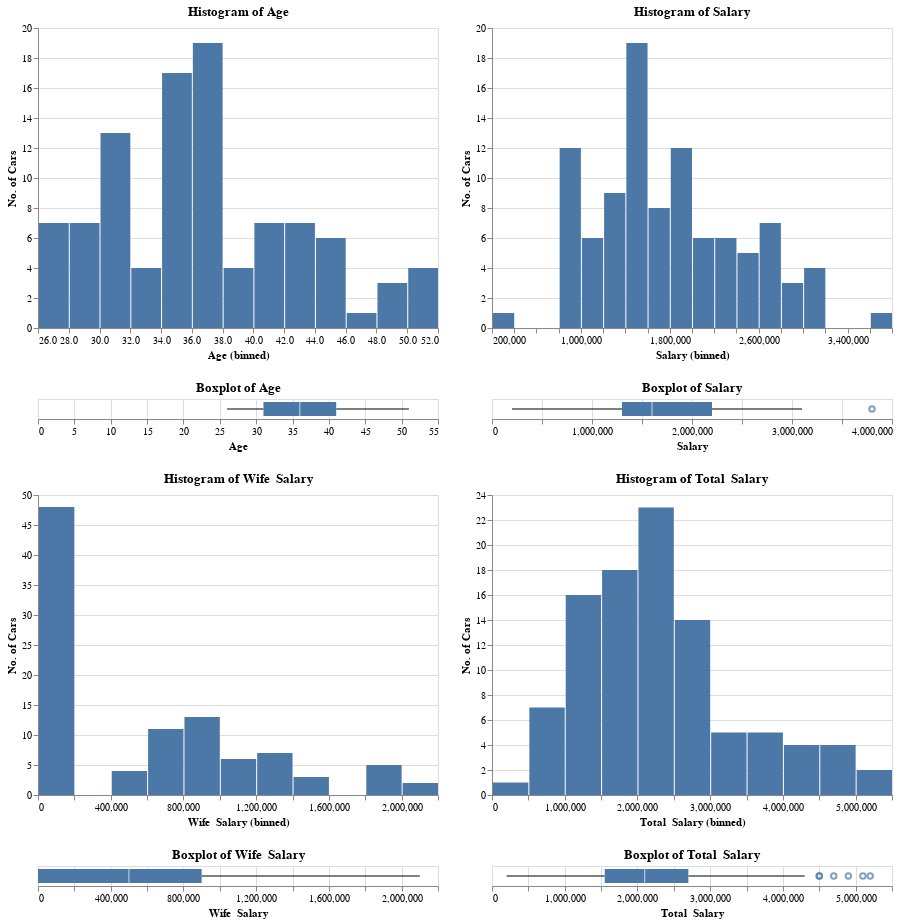

Write notebook code for a chart like this one.
### Code cell
(altair_dist(df, 'Age') | altair_dist(df, 'Salary')) &\
(altair_dist(df, 'Wife Salary') | altair_dist(df, 'Total Salary'))

### Figure 1 — Vega-Lite specification as saved in the notebook (floating-point values rounded to 4 significant figures)
{"config": {"view": {"continuousWidth": 400, "continuousHeight": 300}}, "vconcat": [{"hconcat": [{"vconcat": [{"mark": "bar", "encoding": {"x": {"bin": {"maxbins": 20}, "field": "Age", "title": "Age (binned)", "type": "quantitative"}, "y": {"aggregate": "count", "title": "No. of Cars", "type": "quantitative"}}, "title": "Histogram of Age"}, {"mark": "boxplot", "encoding": {"x": {"field": "Age", "title": "Age", "type": "quantitative"}}, "title": "Boxplot of Age"}]}, {"vconcat": [{"mark": "bar", "encoding": {"x": {"bin": {"maxbins": 20}, "field": "Salary", "title": "Salary (binned)", "type": "quantitative"}, "y": {"aggregate": "count", "title": "No. of Cars", "type": "quantitative"}}, "title": "Histogram of Salary"}, {"mark": "boxplot", "encoding": {"x": {"field": "Salary", "title": "Salary", "type": "quantitative"}}, "title": "Boxplot of Salary"}]}]}, {"hconcat": [{"vconcat": [{"mark": "bar", "encoding": {"x": {"bin": {"maxbins": 20}, "field": "Wife Salary", "title": "Wife  Salary (binned)", "type": "quantitative"}, "y": {"aggregate": "count", "title": "No. of Cars", "type": "quantitative"}}, "title": "Histogram of Wife  Salary"}, {"mark": "boxplot", "encoding": {"x": {"field": "Wife Salary", "title": "Wife  Salary", "type": "quantitative"}}, "title": "Boxplot of Wife  Salary"}]}, {"vconcat": [{"mark": "bar", "encoding": {"x": {"bin": {"maxbins": 20}, "field": "Total Salary", "title": "Total  Salary (binned)", "type": "quantitative"}, "y": {"aggregate": "count", "title": "No. of Cars", "type": "quantitative"}}, "title": "Histogram of Total  Salary"}, {"mark": "boxplot", "encoding": {"x": {"field": "Total Salary", "title": "Total  Salary", "type": "quantitative"}}, "title": "Boxplot of Total  Salary"}]}]}], "data": {"name": "data-0f4fa1c2da9eaa6db786f578a4d00b9c"}, "$schema": "https://vega.github.io/schema/vega-lite/v4.17.0.json", "datasets": {"data-0f4fa1c2da9eaa6db786f578a4d00b9c": [{"Age": 27, "Profession": "Salaried", "Marrital Status": "Single", "Education": "Post Graduate", "No of Dependents": 0, "Personal loan": "Yes", "House Loan": "No", "Wife Working": "No", "Salary": 800000, "Wife Salary": 0, "Total Salary": 800000, "Make": "i20", "Price": 800000}, {"Age": 35, "Profession": "Salaried", "Marrital Status": "Married", "Education": "Post Graduate", "No of Dependents": 2, "Personal loan": "Yes", "House Loan": "Yes", "Wife Working": "Yes", "Salary": 1400000, "Wife Salary": 600000, "Total Salary": 2000000, "Make": "Ciaz", "Price": 1000000}, {"Age": 45, "Profession": "Business", "Marrital Status": "Married", "Education": "Graduate", "No of Dependents": 4, "Personal loan": "Yes", "House Loan": "Yes", "Wife Working": "No", "Salary": 1800000, "Wife Salary": 0, "Total Salary": 1800000, "Make": "Duster", "Price": 1200000}, {"Age": 41, "Profession": "Business", "Marrital Status": "Married", "Education": "Post Graduate", "No of Dependents": 3, "Personal loan": "No", "House Loan": "No", "Wife Working": "Yes", "Salary": 1600000, "Wife Salary": 600000, "Total Salary": 2200000, "Make": "City", "Price": 1200000}, {"Age": 31, "Profession": "Salaried", "Marrital Status": "Married", "Education": "Post Graduate", "No of Dependents": 2, "Personal loan": "Yes", "House Loan": "No", "Wife Working": "Yes", "Salary": 1800000, "Wife Salary": 800000, "Total Salary": 2600000, "Make": "SUV", "Price": 1600000}, {"Age": 28, "Profession": "Salaried", "Marrital Status": "Married", "Education": "Graduate", "No of Dependents": 3, "Personal loan": "Yes", "House Loan": "Yes", "Wife Working": "No", "Salary": 900000, "Wife Salary": 0, "Total Salary": 900000, "Make": "Baleno", "Price": 700000}, {"Age": 31, "Profession": "Salaried", "Marrital Status": "Married", "Education": "Graduate", "No of Dependents": 4, "Personal loan": "No", "House Loan": "No", "Wife Working": "Yes", "Salary": 1200000, "Wife Salary": 600000, "Total Salary": 1800000, "Make": "City", "Price": 1200000}, {"Age": 33, "Profession": "Business", "Marrital Status": "Married", "Education": "Post Graduate", "No of Dependents": 4, "Personal loan": "No", "House Loan": "No", "Wife Working": "No", "Salary": 1400000, "Wife Salary": 0, "Total Salary": 1400000, "Make": "Baleno", "Price": 700000}, {"Age": 34, "Profession": "Business", "Marrital Status": "Married", "Education": "Post Graduate", "No of Dependents": 4, "Personal loan": "No", "House Loan": "No", "Wife Working": "No", "Salary": 2000000, "Wife Salary": 0, "Total Salary": 2000000, "Make": "Verna", "Price": 1100000}, {"Age": 34, "Profession": "Salaried", "Marrital Status": "Married", "Education": "Graduate", "No of Dependents": 3, "Personal loan": "Yes", "House Loan": "Yes", "Wife Working": "Yes", "Salary": 1200000, "Wife Salary": 700000, "Total Salary": 1900000, "Make": "i20", "Price": 800000}, {"Age": 35, "Profession": "Salaried", "Marrital Status": "Married", "Education": "Post Graduate", "No of Dependents": 4, "Personal loan": "No", "House Loan": "No", "Wife Working": "Yes", "Salary": 1300000, "Wife Salary": 700000, "Total Salary": 2000000, "Make": "SUV", "Price": 1600000}, {"Age": 35, "Profession": "Salaried", "Marrital Status": "Married", "Education": "Graduate", "No of Dependents": 4, "Personal loan": "Yes", "House Loan": "Yes", "Wife Working": "No", "Salary": 1400000, "Wife Salary": 0, "Total Salary": 1400000, "Make": "Baleno", "Price": 700000}, {"Age": 29, "Profession": "Salaried", "Marrital Status": "Married", "Education": "Post Graduate", "No of Dependents": 0, "Personal loan": "No", "House Loan": "No", "Wife Working": "Yes", "Salary": 900000, "Wife Salary": 800000, "Total Salary": 1700000, "Make": "Verna", "Price": 110000}, {"Age": 30, "Profession": "Business", "Marrital Status": "Single", "Education": "Post Graduate", "No of Dependents": 2, "Personal loan": "Yes", "House Loan": "No", "Wife Working": "No", "Salary": 1400000, "Wife Salary": 0, "Total Salary": 1400000, "Make": "i20", "Price": 800000}, {"Age": 31, "Profession": "Business", "Marrital Status": "Married", "Education": "Graduate", "No of Dependents": 3, "Personal loan": "Yes", "House Loan": "Yes", "Wife Working": "Yes", "Salary": 900000, "Wife Salary": 400000, "Total Salary": 1300000, "Make": "Baleno", "Price": 700000}, {"Age": 49, "Profession": "Salaried", "Marrital Status": "Married", "Education": "Post Graduate", "No of Dependents": 4, "Personal loan": "No", "House Loan": "No", "Wife Working": "Yes", "Salary": 2500000, "Wife Salary": 2000000, "Total Salary": 4500000, "Make": "Luxuray", "Price": 3000000}, {"Age": 26, "Profession": "Salaried", "Marrital Status": "Single", "Education": "Post Graduate", "No of Dependents": 0, "Personal loan": "No", "House Loan": "No", "Wife Working": "No", "Salary": 800000, "Wife Salary": 0, "Total Salary": 800000, "Make": "i20", "Price": 800000}, {"Age": 27, "Profession": "Salaried", "Marrital Status": "Single", "Education": "Graduate", "No of Dependents": 0, "Personal loan": "Yes", "House Loan": "No", "Wife Working": "Yes", "Salary": 800000, "Wife Salary": 0, "Total Salary": 800000, "Make": "Baleno", "Price": 700000}, {"Age": 29, "Profession": "Salaried", "Marrital Status": "Single", "Education": "Post Graduate", "No of Dependents": 2, "Personal loan": "No", "House Loan": "No", "Wife Working": "No", "Salary": 900000, "Wife Salary": 0, "Total Salary": 900000, "Make": "City", "Price": 1200000}, {"Age": 30, "Profession": "Salaried", "Marrital Status": "Married", "Education": "Graduate", "No of Dependents": 0, "Personal loan": "No", "House Loan": "No", "Wife Working": "Yes", "Salary": 800000, "Wife Salary": 500000, "Total Salary": 1300000, "Make": "Baleno", "Price": 700000}, {"Age": 37, "Profession": "Salaried", "Marrital Status": "Married", "Education": "Post Graduate", "No of Dependents": 3, "Personal loan": "No", "House Loan": "Yes", "Wife Working": "Yes", "Salary": 1700000, "Wife Salary": 800000, "Total Salary": 2500000, "Make": "City", "Price": 1200000}, {"Age": 35, "Profession": "Business", "Marrital Status": "Married", "Education": "Graduate", "No of Dependents": 3, "Personal loan": "No", "House Loan": "Yes", "Wife Working": "Yes", "Salary": 1100000, "Wife Salary": 800000, "Total Salary": 1900000, "Make": "i20", "Price": 800000}, {"Age": 36, "Profession": "Business", "Marrital Status": "Married", "Education": "Graduate", "No of Dependents": 3, "Personal loan": "No", "House Loan": "No", "Wife Working": "Yes", "Salary": 1400000, "Wife Salary": 1000000, "Total Salary": 2400000, "Make": "SUV", "Price": 1600000}, {"Age": 35, "Profession": "Business", "Marrital Status": "Married", "Education": "Post Graduate", "No of Dependents": 4, "Personal loan": "No", "House Loan": "No", "Wife Working": "Yes", "Salary": 900000, "Wife Salary": 500000, "Total Salary": 1400000, "Make": "Baleno", "Price": 700000}, {"Age": 35, "Profession": "Salaried", "Marrital Status": "Married", "Education": "Graduate", "No of Dependents": 3, "Personal loan": "Yes", "House Loan": "No", "Wife Working": "Yes", "Salary": 1400000, "Wife Salary": 600000, "Total Salary": 2000000, "Make": "Ciaz", "Price": 1100000}, {"Age": 35, "Profession": "Salaried", "Marrital Status": "Married", "Education": "Graduate", "No of Dependents": 2, "Personal loan": "No", "House Loan": "No", "Wife Working": "Yes", "Salary": 1800000, "Wife Salary": 1100000, "Total Salary": 2900000, "Make": "SUV", "Price": 1600000}, {"Age": 35, "Profession": "Salaried", "Marrital Status": "Married", "Education": "Post Graduate", "No of Dependents": 4, "Personal loan": "Yes", "House Loan": "Yes", "Wife Working": "No", "Salary": 1300000, "Wife Salary": 0, "Total Salary": 1300000, "Make": "Baleno", "Price": 700000}, {"Age": 36, "Profession": "Business", "Marrital Status": "Married", "Education": "Graduate", "No of Dependents": 3, "Personal loan": "No", "House Loan": "No", "Wife Working": "No", "Salary": 1600000, "Wife Salary": 0, "Total Salary": 1600000, "Make": "i20", "Price": 800000}, {"Age": 36, "Profession": "Salaried", "Marrital Status": "Married", "Education": "Post Graduate", "No of Dependents": 3, "Personal loan": "Yes", "House Loan": "Yes", "Wife Working": "Yes", "Salary": 1700000, "Wife Salary": 900000, "Total Salary": 2600000, "Make": "Verna", "Price": 1200000}, {"Age": 36, "Profession": "Salaried", "Marrital Status": "Married", "Education": "Post Graduate", "No of Dependents": 2, "Personal loan": "No", "House Loan": "No", "Wife Working": "Yes", "Salary": 1800000, "Wife Salary": 900000, "Total Salary": 2700000, "Make": "SUV", "Price": 1600000}, {"Age": 41, "Profession": "Business", "Marrital Status": "Married", "Education": "Graduate", "No of Dependents": 3, "Personal loan": "No", "House Loan": "No", "Wife Working": "No", "Salary": 1100000, "Wife Salary": 0, "Total Salary": 1100000, "Make": "Baleno", "Price": 700000}, {"Age": 41, "Profession": "Salaried", "Marrital Status": "Married", "Education": "Graduate", "No of Dependents": 3, "Personal loan": "No", "House Loan": "No", "Wife Working": "Yes", "Salary": 1400000, "Wife Salary": 700000, "Total Salary": 2100000, "Make": "Duster", "Price": 1300000}, {"Age": 41, "Profession": "Salaried", "Marrital Status": "Married", "Education": "Post Graduate", "No of Dependents": 4, "Personal loan": "No", "House Loan": "Yes", "Wife Working": "Yes", "Salary": 1900000, "Wife Salary": 1100000, "Total Salary": 3000000, "Make": "Creata", "Price": 1500000}, {"Age": 43, "Profession": "Business", "Marrital Status": "Married", "Education": "Graduate", "No of Dependents": 3, "Personal loan": "No", "House Loan": "No", "Wife Working": "Yes", "Salary": 1300000, "Wife Salary": 900000, "Total Salary": 2200000, "Make": "Creata", "Price": 1500000}, {"Age": 42, "Profession": "Salaried", "Marrital Status": "Married", "Education": "Graduate", "No of Dependents": 4, "Personal loan": "Yes", "House Loan": "Yes", "Wife Working": "No", "Salary": 2100000, "Wife Salary": 0, "Total Salary": 2100000, "Make": "Ciaz", "Price": 1100000}, {"Age": 42, "Profession": "Salaried", "Marrital Status": "Married", "Education": "Post Graduate", "No of Dependents": 3, "Personal loan": "No", "House Loan": "No", "Wife Working": "Yes", "Salary": 2400000, "Wife Salary": 1300000, "Total Salary": 3700000, "Make": "SUV", "Price": 1600000}, {"Age": 29, "Profession": "Business", "Marrital Status": "Married", "Education": "Post Graduate", "No of Dependents": 0, "Personal loan": "No", "House Loan": "No", "Wife Working": "Yes", "Salary": 900000, "Wife Salary": 700000, "Total Salary": 1600000, "Make": "City", "Price": 1200000}, {"Age": 30, "Profession": "Salaried", "Marrital Status": "Married", "Education": "Post Graduate", "No of Dependents": 0, "Personal loan": "No", "House Loan": "No", "Wife Working": "Yes", "Salary": 1300000, "Wife Salary": 800000, "Total Salary": 2100000, "Make": "Creata", "Price": 1500000}, {"Age": 30, "Profession": "Business", "Marrital Status": "Single", "Education": "Post Graduate", "No of Dependents": 0, "Personal loan": "No", "House Loan": "No", "Wife Working": "No", "Salary": 1400000, "Wife Salary": 0, "Total Salary": 1400000, "Make": "SUV", "Price": 1600000}, {"Age": 31, "Profession": "Salaried", "Marrital Status": "Married", "Education": "Graduate", "No of Dependents": 0, "Personal loan": "No", "House Loan": "No", "Wife Working": "Yes", "Salary": 1400000, "Wife Salary": 800000, "Total Salary": 2200000, "Make": "Ciaz", "Price": 1100000}, {"Age": 31, "Profession": "Business", "Marrital Status": "Married", "Education": "Post Graduate", "No of Dependents": 3, "Personal loan": "Yes", "House Loan": "Yes", "Wife Working": "Yes", "Salary": 1100000, "Wife Salary": 600000, "Total Salary": 1700000, "Make": "i20", "Price": 800000}, {"Age": 32, "Profession": "Business", "Marrital Status": "Married", "Education": "Post Graduate", "No of Dependents": 0, "Personal loan": "No", "House Loan": "No", "Wife Working": "No", "Salary": 1400000, "Wife Salary": 0, "Total Salary": 1400000, "Make": "Ciaz", "Price": 1100000}, {"Age": 32, "Profession": "Salaried", "Marrital Status": "Married", "Education": "Graduate", "No of Dependents": 0, "Personal loan": "No", "House Loan": "No", "Wife Working": "Yes", "Salary": 1600000, "Wife Salary": 800000, "Total Salary": 2400000, "Make": "SUV", "Price": 1600000}, {"Age": 34, "Profession": "Salaried", "Marrital Status": "Married", "Education": "Post Graduate", "No of Dependents": 3, "Personal loan": "No", "House Loan": "No", "Wife Working": "Yes", "Salary": 1400000, "Wife Salary": 900000, "Total Salary": 2300000, "Make": "Duster", "Price": 1300000}, {"Age": 34, "Profession": "Salaried", "Marrital Status": "Married", "Education": "Post Graduate", "No of Dependents": 2, "Personal loan": "Yes", "House Loan": "Yes", "Wife Working": "No", "Salary": 1600000, "Wife Salary": 0, "Total Salary": 1600000, "Make": "i20", "Price": 800000}, {"Age": 34, "Profession": "Salaried", "Marrital Status": "Married", "Education": "Graduate", "No of Dependents": 3, "Personal loan": "No", "House Loan": "Yes", "Wife Working": "Yes", "Salary": 2200000, "Wife Salary": 1400000, "Total Salary": 3600000, "Make": "Creata", "Price": 1500000}, {"Age": 36, "Profession": "Business", "Marrital Status": "Married", "Education": "Graduate", "No of Dependents": 4, "Personal loan": "No", "House Loan": "No", "Wife Working": "No", "Salary": 200000, "Wife Salary": 0, "Total Salary": 200000, "Make": "Ciaz", "Price": 1100000}, {"Age": 36, "Profession": "Business", "Marrital Status": "Married", "Education": "Graduate", "No of Dependents": 2, "Personal loan": "No", "House Loan": "Yes", "Wife Working": "Yes", "Salary": 1500000, "Wife Salary": 1100000, "Total Salary": 2600000, "Make": "Duster", "Price": 1300000}, {"Age": 36, "Profession": "Salaried", "Marrital Status": "Married", "Education": "Post Graduate", "No of Dependents": 2, "Personal loan": "No", "House Loan": "Yes", "Wife Working": "Yes", "Salary": 1100000, "Wife Salary": 500000, "Total Salary": 1600000, "Make": "i20", "Price": 800000}, {"Age": 36, "Profession": "Salaried", "Marrital Status": "Married", "Education": "Graduate", "No of Dependents": 3, "Personal loan": "Yes", "House Loan": "No", "Wife Working": "Yes", "Salary": 2200000, "Wife Salary": 900000, "Total Salary": 3100000, "Make": "Creata", "Price": 1500000}, {"Age": 49, "Profession": "Business", "Marrital Status": "Married", "Education": "Post Graduate", "No of Dependents": 4, "Personal loan": "No", "House Loan": "No", "Wife Working": "No", "Salary": 2000000, "Wife Salary": 0, "Total Salary": 2000000, "Make": "Duster", "Price": 1300000}, {"Age": 49, "Profession": "Salaried", "Marrital Status": "Married", "Education": "Post Graduate", "No of Dependents": 3, "Personal loan": "No", "House Loan": "No", "Wife Working": "Yes", "Salary": 2500000, "Wife Salary": 1800000, "Total Salary": 4300000, "Make": "SUV", "Price": 1600000}, {"Age": 44, "Profession": "Salaried", "Marrital Status": "Married", "Education": "Post Graduate", "No of Dependents": 4, "Personal loan": "No", "House Loan": "No", "Wife Working": "No", "Salary": 2700000, "Wife Salary": 0, "Total Salary": 2700000, "Make": "SUV", "Price": 1600000}, {"Age": 44, "Profession": "Business", "Marrital Status": "Married", "Education": "Post Graduate", "No of Dependents": 3, "Personal loan": "No", "House Loan": "No", "Wife Working": "Yes", "Salary": 2000000, "Wife Salary": 1800000, "Total Salary": 3800000, "Make": "Creata", "Price": 1500000}, {"Age": 41, "Profession": "Salaried", "Marrital Status": "Married", "Education": "Graduate", "No of Dependents": 2, "Personal loan": "No", "House Loan": "No", "Wife Working": "Yes", "Salary": 2900000, "Wife Salary": 1800000, "Total Salary": 4700000, "Make": "Luxuray", "Price": 3000000}, {"Age": 41, "Profession": "Salaried", "Marrital Status": "Married", "Education": "Post Graduate", "No of Dependents": 3, "Personal loan": "Yes", "House Loan": "Yes", "Wife Working": "No", "Salary": 3100000, "Wife Salary": 0, "Total Salary": 3100000, "Make": "Creata", "Price": 1500000}, {"Age": 41, "Profession": "Salaried", "Marrital Status": "Married", "Education": "Graduate", "No of Dependents": 3, "Personal loan": "No", "House Loan": "No", "Wife Working": "No", "Salary": 2600000, "Wife Salary": 0, "Total Salary": 2600000, "Make": "Ciaz", "Price": 1100000}, {"Age": 27, "Profession": "Salaried", "Marrital Status": "Single", "Education": "Post Graduate", "No of Dependents": 0, "Personal loan": "No", "House Loan": "No", "Wife Working": "No", "Salary": 1100000, "Wife Salary": 0, "Total Salary": 1100000, "Make": "Baleno", "Price": 700000}, {"Age": 27, "Profession": "Business", "Marrital Status": "Single", "Education": "Graduate", "No of Dependents": 0, "Personal loan": "No", "House Loan": "No", "Wife Working": "No", "Salary": 1200000, "Wife Salary": 0, "Total Salary": 1200000, "Make": "Ciaz", "Price": 1100000}, {"Age": 28, "Profession": "Salaried", "Marrital Status": "Single", "Education": "Graduate", "No of Dependents": 0, "Personal loan": "Yes", "House Loan": "No", "Wife Working": "No", "Salary": 900000, "Wife Salary": 0, "Total Salary": 900000, "Make": "Baleno", "Price": 700000}, {"Age": 28, "Profession": "Salaried", "Marrital Status": "Single", "Education": "Post Graduate", "No of Dependents": 0, "Personal loan": "No", "House Loan": "No", "Wife Working": "No", "Salary": 1400000, "Wife Salary": 0, "Total Salary": 1400000, "Make": "City", "Price": 1200000}, {"Age": 30, "Profession": "Salaried", "Marrital Status": "Single", "Education": "Post Graduate", "No of Dependents": 0, "Personal loan": "No", "House Loan": "No", "Wife Working": "No", "Salary": 1500000, "Wife Salary": 0, "Total Salary": 1500000, "Make": "Creata", "Price": 1500000}, {"Age": 31, "Profession": "Business", "Marrital Status": "Single", "Education": "Graduate", "No of Dependents": 0, "Personal loan": "No", "House Loan": "No", "Wife Working": "No", "Salary": 2000000, "Wife Salary": 0, "Total Salary": 2000000, "Make": "SUV", "Price": 1500000}, {"Age": 31, "Profession": "Salaried", "Marrital Status": "Married", "Education": "Post Graduate", "No of Dependents": 3, "Personal loan": "Yes", "House Loan": "Yes", "Wife Working": "No", "Salary": 1800000, "Wife Salary": 0, "Total Salary": 1800000, "Make": "Baleno", "Price": 700000}, {"Age": 31, "Profession": "Salaried", "Marrital Status": "Married", "Education": "Graduate", "No of Dependents": 2, "Personal loan": "No", "House Loan": "Yes", "Wife Working": "Yes", "Salary": 1400000, "Wife Salary": 700000, "Total Salary": 2100000, "Make": "Ciaz", "Price": 1100000}, {"Age": 39, "Profession": "Business", "Marrital Status": "Married", "Education": "Post Graduate", "No of Dependents": 3, "Personal loan": "No", "House Loan": "No", "Wife Working": "No", "Salary": 1600000, "Wife Salary": 0, "Total Salary": 1600000, "Make": "Baleno", "Price": 700000}, {"Age": 39, "Profession": "Business", "Marrital Status": "Married", "Education": "Graduate", "No of Dependents": 2, "Personal loan": "Yes", "House Loan": "Yes", "Wife Working": "Yes", "Salary": 2200000, "Wife Salary": 1400000, "Total Salary": 3600000, "Make": "Creata", "Price": 1500000}, {"Age": 39, "Profession": "Salaried", "Marrital Status": "Married", "Education": "Post Graduate", "No of Dependents": 2, "Personal loan": "No", "House Loan": "No", "Wife Working": "No", "Salary": 1900000, "Wife Salary": 0, "Total Salary": 1900000, "Make": "City", "Price": 1200000}, {"Age": 39, "Profession": "Salaried", "Marrital Status": "Married", "Education": "Post Graduate", "No of Dependents": 2, "Personal loan": "Yes", "House Loan": "Yes", "Wife Working": "Yes", "Salary": 2700000, "Wife Salary": 1300000, "Total Salary": 4000000, "Make": "Creata", "Price": 1500000}, {"Age": 37, "Profession": "Business", "Marrital Status": "Married", "Education": "Graduate", "No of Dependents": 3, "Personal loan": "No", "House Loan": "No", "Wife Working": "No", "Salary": 1700000, "Wife Salary": 0, "Total Salary": 1700000, "Make": "Verna", "Price": 1200000}, {"Age": 37, "Profession": "Business", "Marrital Status": "Married", "Education": "Post Graduate", "No of Dependents": 2, "Personal loan": "No", "House Loan": "No", "Wife Working": "Yes", "Salary": 1400000, "Wife Salary": 1300000, "Total Salary": 2700000, "Make": "Duster", "Price": 1500000}, {"Age": 37, "Profession": "Salaried", "Marrital Status": "Married", "Education": "Post Graduate", "No of Dependents": 2, "Personal loan": "No", "House Loan": "Yes", "Wife Working": "Yes", "Salary": 1900000, "Wife Salary": 1300000, "Total Salary": 3200000, "Make": "SUV", "Price": 1600000}, {"Age": 37, "Profession": "Salaried", "Marrital Status": "Married", "Education": "Graduate", "No of Dependents": 2, "Personal loan": "No", "House Loan": "No", "Wife Working": "No", "Salary": 1300000, "Wife Salary": 0, "Total Salary": 1300000, "Make": "Baleno", "Price": 700000}, {"Age": 35, "Profession": "Salaried", "Marrital Status": "Married", "Education": "Post Graduate", "No of Dependents": 0, "Personal loan": "No", "House Loan": "No", "Wife Working": "Yes", "Salary": 1400000, "Wife Salary": 1100000, "Total Salary": 2500000, "Make": "SUV", "Price": 1600000}, {"Age": 36, "Profession": "Business", "Marrital Status": "Married", "Education": "Graduate", "No of Dependents": 0, "Personal loan": "No", "House Loan": "No", "Wife Working": "Yes", "Salary": 1300000, "Wife Salary": 700000, "Total Salary": 2000000, "Make": "City", "Price": 1200000}, {"Age": 36, "Profession": "Salaried", "Marrital Status": "Married", "Education": "Post Graduate", "No of Dependents": 2, "Personal loan": "No", "House Loan": "No", "Wife Working": "Yes", "Salary": 2300000, "Wife Salary": 1300000, "Total Salary": 3600000, "Make": "Creata", "Price": 1500000}, {"Age": 36, "Profession": "Business", "Marrital Status": "Married", "Education": "Post Graduate", "No of Dependents": 2, "Personal loan": "Yes", "House Loan": "Yes", "Wife Working": "No", "Salary": 1900000, "Wife Salary": 0, "Total Salary": 1900000, "Make": "i20", "Price": 800000}, {"Age": 36, "Profession": "Business", "Marrital Status": "Married", "Education": "Graduate", "No of Dependents": 3, "Personal loan": "No", "House Loan": "Yes", "Wife Working": "Yes", "Salary": 1800000, "Wife Salary": 1100000, "Total Salary": 2900000, "Make": "SUV", "Price": 1600000}, {"Age": 44, "Profession": "Salaried", "Marrital Status": "Married", "Education": "Post Graduate", "No of Dependents": 3, "Personal loan": "No", "House Loan": "No", "Wife Working": "No", "Salary": 3100000, "Wife Salary": 0, "Total Salary": 3100000, "Make": "Creata", "Price": 1500000}, {"Age": 45, "Profession": "Salaried", "Marrital Status": "Married", "Education": "Post Graduate", "No of Dependents": 2, "Personal loan": "No", "House Loan": "Yes", "Wife Working": "Yes", "Salary": 2700000, "Wife Salary": 1800000, "Total Salary": 4500000, "Make": "SUV", "Price": 1600000}, {"Age": 46, "Profession": "Salaried", "Marrital Status": "Married", "Education": "Graduate", "No of Dependents": 3, "Personal loan": "Yes", "House Loan": "Yes", "Wife Working": "No", "Salary": 2100000, "Wife Salary": 0, "Total Salary": 2100000, "Make": "Baleno", "Price": 800000}, {"Age": 44, "Profession": "Business", "Marrital Status": "Married", "Education": "Graduate", "No of Dependents": 2, "Personal loan": "No", "House Loan": "No", "Wife Working": "Yes", "Salary": 3100000, "Wife Salary": 2100000, "Total Salary": 5200000, "Make": "SUV", "Price": 1600000}, {"Age": 43, "Profession": "Salaried", "Marrital Status": "Married", "Education": "Post Graduate", "No of Dependents": 3, "Personal loan": "Yes", "House Loan": "Yes", "Wife Working": "No", "Salary": 2400000, "Wife Salary": 0, "Total Salary": 2400000, "Make": "Ciaz", "Price": 1100000}, {"Age": 42, "Profession": "Salaried", "Marrital Status": "Married", "Education": "Post Graduate", "No of Dependents": 2, "Personal loan": "No", "House Loan": "Yes", "Wife Working": "No", "Salary": 2900000, "Wife Salary": 0, "Total Salary": 2900000, "Make": "Duster", "Price": 1300000}, {"Age": 42, "Profession": "Salaried", "Marrital Status": "Married", "Education": "Graduate", "No of Dependents": 3, "Personal loan": "Yes", "House Loan": "Yes", "Wife Working": "No", "Salary": 2700000, "Wife Salary": 0, "Total Salary": 2700000, "Make": "i20", "Price": 800000}, {"Age": 42, "Profession": "Business", "Marrital Status": "Married", "Education": "Post Graduate", "No of Dependents": 3, "Personal loan": "Yes", "House Loan": "Yes", "Wife Working": "No", "Salary": 1800000, "Wife Salary": 0, "Total Salary": 1800000, "Make": "Baleno", "Price": 700000}, {"Age": 29, "Profession": "Business", "Marrital Status": "Single", "Education": "Graduate", "No of Dependents": 0, "Personal loan": "Yes", "House Loan": "No", "Wife Working": "No", "Salary": 1100000, "Wife Salary": 0, "Total Salary": 1100000, "Make": "Baleno", "Price": 700000}, {"Age": 33, "Profession": "Salaried", "Marrital Status": "Married", "Education": "Post Graduate", "No of Dependents": 2, "Personal loan": "No", "House Loan": "No", "Wife Working": "Yes", "Salary": 1400000, "Wife Salary": 800000, "Total Salary": 2200000, "Make": "City", "Price": 1200000}, {"Age": 34, "Profession": "Salaried", "Marrital Status": "Married", "Education": "Graduate", "No of Dependents": 2, "Personal loan": "No", "House Loan": "Yes", "Wife Working": "Yes", "Salary": 2700000, "Wife Salary": 1400000, "Total Salary": 4100000, "Make": "Creata", "Price": 1500000}, {"Age": 34, "Profession": "Business", "Marrital Status": "Married", "Education": "Post Graduate", "No of Dependents": 3, "Personal loan": "Yes", "House Loan": "Yes", "Wife Working": "No", "Salary": 1900000, "Wife Salary": 0, "Total Salary": 1900000, "Make": "Baleno", "Price": 700000}, {"Age": 35, "Profession": "Salaried", "Marrital Status": "Married", "Education": "Graduate", "No of Dependents": 2, "Personal loan": "No", "House Loan": "No", "Wife Working": "No", "Salary": 1400000, "Wife Salary": 0, "Total Salary": 1400000, "Make": "i20", "Price": 800000}, {"Age": 36, "Profession": "Salaried", "Marrital Status": "Married", "Education": "Post Graduate", "No of Dependents": 3, "Personal loan": "Yes", "House Loan": "Yes", "Wife Working": "Yes", "Salary": 3100000, "Wife Salary": 1800000, "Total Salary": 4900000, "Make": "SUV", "Price": 1600000}, {"Age": 37, "Profession": "Salaried", "Marrital Status": "Married", "Education": "Graduate", "No of Dependents": 2, "Personal loan": "No", "House Loan": "Yes", "Wife Working": "No", "Salary": 2800000, "Wife Salary": 0, "Total Salary": 2800000, "Make": "City", "Price": 1200000}, {"Age": 27, "Profession": "Salaried", "Marrital Status": "Single", "Education": "Post Graduate", "No of Dependents": 0, "Personal loan": "No", "House Loan": "No", "Wife Working": "No", "Salary": 900000, "Wife Salary": 0, "Total Salary": 900000, "Make": "Baleno", "Price": 700000}, {"Age": 27, "Profession": "Business", "Marrital Status": "Single", "Education": "Graduate", "No of Dependents": 0, "Personal loan": "No", "House Loan": "No", "Wife Working": "No", "Salary": 2400000, "Wife Salary": 0, "Total Salary": 2400000, "Make": "SUV", "Price": 1600000}, {"Age": 50, "Profession": "Salaried", "Marrital Status": "Married", "Education": "Post Graduate", "No of Dependents": 3, "Personal loan": "No", "House Loan": "No", "Wife Working": "Yes", "Salary": 3800000, "Wife Salary": 1300000, "Total Salary": 5100000, "Make": "SUV", "Price": 1600000}, {"Age": 51, "Profession": "Business", "Marrital Status": "Married", "Education": "Graduate", "No of Dependents": 2, "Personal loan": "Yes", "House Loan": "Yes", "Wife Working": "No", "Salary": 2200000, "Wife Salary": 0, "Total Salary": 2200000, "Make": "Ciaz", "Price": 1100000}, {"Age": 51, "Profession": "Salaried", "Marrital Status": "Married", "Education": "Post Graduate", "No of Dependents": 2, "Personal loan": "No", "House Loan": "No", "Wife Working": "Yes", "Salary": 2700000, "Wife Salary": 1300000, "Total Salary": 4000000, "Make": "Creata", "Price": 1500000}, {"Age": 51, "Profession": "Salaried", "Marrital Status": "Married", "Education": "Post Graduate", "No of Dependents": 2, "Personal loan": "Yes", "House Loan": "Yes", "Wife Working": "No", "Salary": 2200000, "Wife Salary": 0, "Total Salary": 2200000, "Make": "Ciaz", "Price": 1100000}]}}
